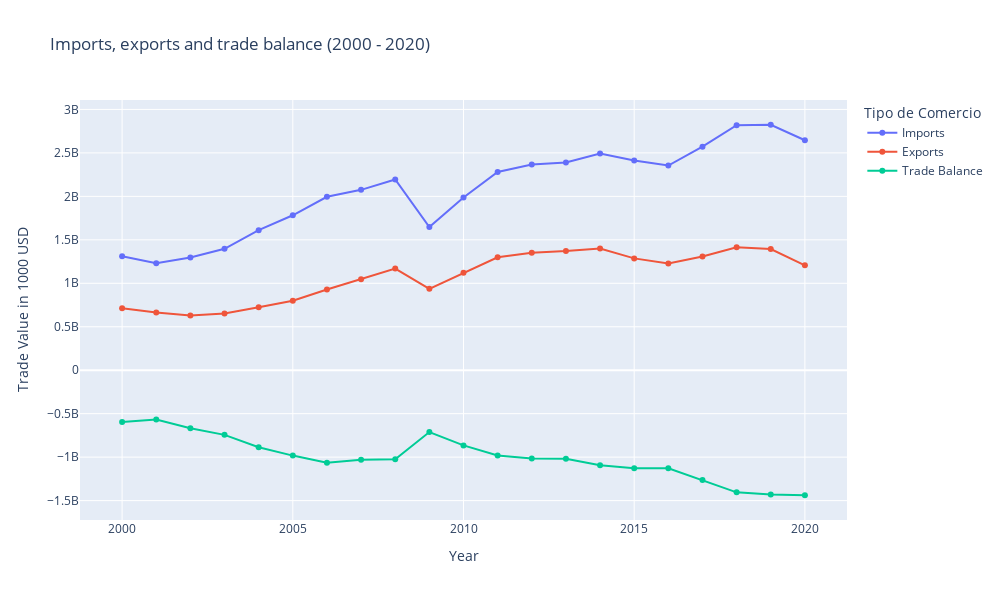

The cell this chart's notebook holds for it:
### Code cell
imports_by_year.rename(columns={'TradeValue': 'Imports'}, inplace=True)
exports_by_year.rename(columns={'TradeValue': 'Exports'}, inplace=True)

years = pd.DataFrame({'Year': range(2000, 2021)})

usa_trade = pd.merge(imports_by_year, exports_by_year, on='Year')

usa_trade['Trade Balance'] = usa_trade['Exports'] - usa_trade['Imports']

fig = px.line(usa_trade, x='Year', y=['Imports', 'Exports', 'Trade Balance'], 
              title='Imports, exports and trade balance (2000 - 2020)',
              labels={'value': 'Trade Value in 1000 USD', 'Year': 'Year'},
              markers=True)

fig.update_layout(width=1000, height=600)

pio.write_html(fig, file=f'graphs2/usa/tb.html', auto_open=False)

### Figure 1 — Plotly figure (JSON) as saved in the notebook; plotly's stock layout.template omitted (floating-point values rounded to 4 significant figures)
{"data": [{"hovertemplate": "variable=Imports<br>Year=%{x}<br>Trade Value in 1000 USD=%{y}<extra></extra>", "legendgroup": "Imports", "line": {"color": "#636efa", "dash": "solid"}, "marker": {"symbol": "circle"}, "mode": "lines+markers", "name": "Imports", "orientation": "v", "showlegend": true, "type": "scatter", "x": [2000, 2001, 2002, 2003, 2004, 2005, 2006, 2007, 2008, 2009, 2010, 2011, 2012, 2013, 2014, 2015, 2016, 2017, 2018, 2019, 2020], "xaxis": "x", "y": [1310000000.0, 1231000000.0, 1297000000.0, 1396000000.0, 1611000000.0, 1782000000.0, 1995000000.0, 2075000000.0, 2194000000.0, 1648000000.0, 1987000000.0, 2280000000.0, 2366000000.0, 2390000000.0, 2493000000.0, 2413000000.0, 2354000000.0, 2572000000.0, 2818000000.0, 2824000000.0, 2646000000.0], "yaxis": "y"}, {"hovertemplate": "variable=Exports<br>Year=%{x}<br>Trade Value in 1000 USD=%{y}<extra></extra>", "legendgroup": "Exports", "line": {"color": "#EF553B", "dash": "solid"}, "marker": {"symbol": "circle"}, "mode": "lines+markers", "name": "Exports", "orientation": "v", "showlegend": true, "type": "scatter", "x": [2000, 2001, 2002, 2003, 2004, 2005, 2006, 2007, 2008, 2009, 2010, 2011, 2012, 2013, 2014, 2015, 2016, 2017, 2018, 2019, 2020], "xaxis": "x", "y": [713600000.0, 664300000.0, 629300000.0, 652700000.0, 725200000.0, 799900000.0, 929400000.0, 1046000000.0, 1170000000.0, 936500000.0, 1122000000.0, 1300000000.0, 1352000000.0, 1371000000.0, 1399000000.0, 1286000000.0, 1227000000.0, 1308000000.0, 1413000000.0, 1394000000.0, 1207000000.0], "yaxis": "y"}, {"hovertemplate": "variable=Trade Balance<br>Year=%{x}<br>Trade Value in 1000 USD=%{y}<extra></extra>", "legendgroup": "Trade Balance", "line": {"color": "#00cc96", "dash": "solid"}, "marker": {"symbol": "circle"}, "mode": "lines+markers", "name": "Trade Balance", "orientation": "v", "showlegend": true, "type": "scatter", "x": [2000, 2001, 2002, 2003, 2004, 2005, 2006, 2007, 2008, 2009, 2010, 2011, 2012, 2013, 2014, 2015, 2016, 2017, 2018, 2019, 2020], "xaxis": "x", "y": [-596400000.0, -566500000.0, -667600000.0, -743800000.0, -885900000.0, -982400000.0, -1065000000.0, -1029000000.0, -1024000000.0, -711300000.0, -865100000.0, -980000000.0, -1014000000.0, -1020000000.0, -1094000000.0, -1127000000.0, -1127000000.0, -1264000000.0, -1405000000.0, -1429000000.0, -1438000000.0], "yaxis": "y"}], "layout": {"height": 600, "legend": {"title": {"text": "Tipo de Comercio"}, "tracegroupgap": 0}, "title": {"text": "Imports, exports and trade balance (2000 - 2020)"}, "width": 1000, "xaxis": {"anchor": "y", "domain": [0, 1], "title": {"text": "Year"}}, "yaxis": {"anchor": "x", "domain": [0, 1], "title": {"text": "Trade Value in 1000 USD"}}}}
